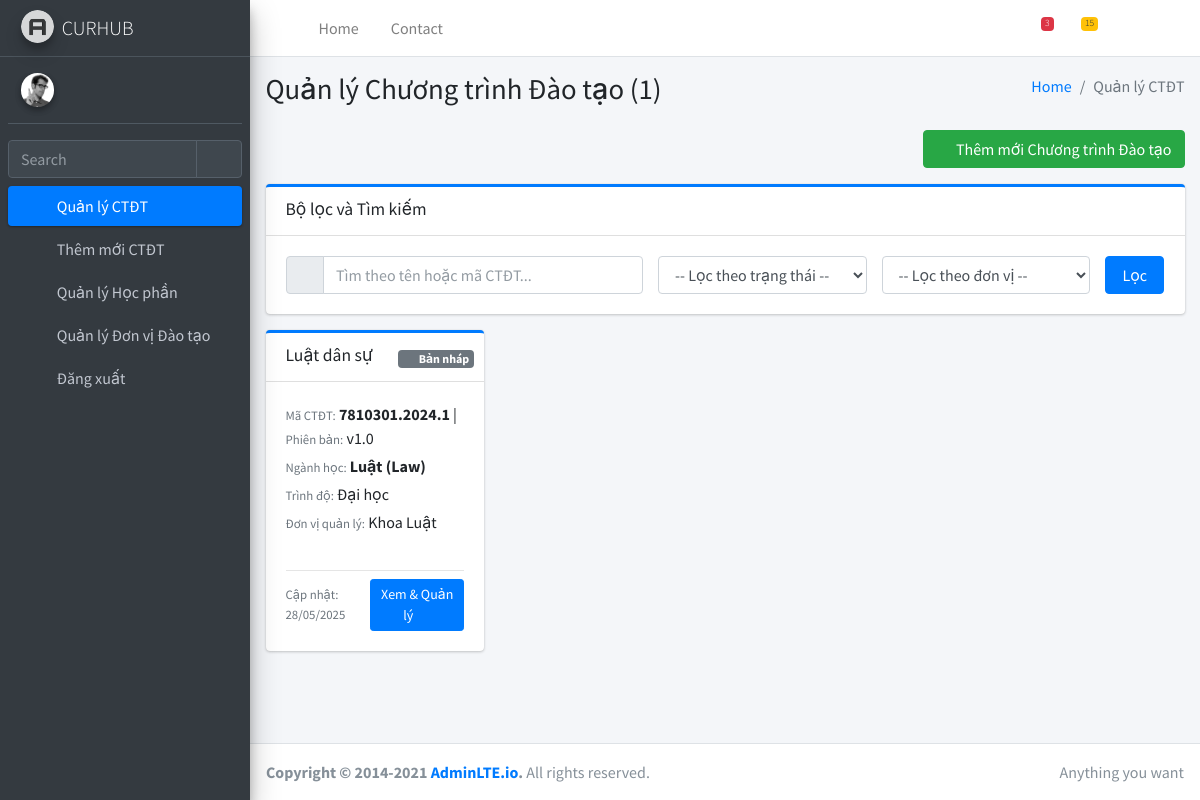
The page /daotao/danh-sach-ctdt/ on the database its author committed.
### daotao/models.py (models this page shows, shortened)
class ChuongTrinhDaoTao(models.Model):
    TRINH_DO_CHOICES = [
        ('DH', 'Đại học'),
        ('CD', 'Cao đẳng'),
        ('THS', 'Thạc sĩ'),
        ('TS', 'Tiến sĩ'),
    ]
    HINH_THUC_CHOICES = [
        ('CQ', 'Chính quy'),
        ('VLVH', 'Vừa làm vừa học'),
        ('TX', 'Từ xa'),
    ]
    VAN_BANG_CHOICES = [ # Thêm lựa chọn cho văn bằng
        ('CN', 'Cử nhân'),
        ('KS', 'Kỹ sư'),
        ('BS', 'Bác sĩ'),
    ]
    ma_nganh_ctdt = models.CharField(max_length=20, unique=True, verbose_name="Mã chương trình/ngành đào tạo") # Mã của CTĐT cụ thể
    ten_nganh_ctdt = models.CharField(max_length=255, verbose_name="Tên chương trình đào tạo (Tiếng Việt)")
    ten_tieng_anh = models.CharField(max_length=255, blank=True, null=True, verbose_name="Tên chương trình đào tạo (Tiếng Anh)")
    nganh_hoc_chung = models.ForeignKey(
        NganhDaoTao,
        on_delete=models.SET_NULL,
        null=True,
        blank=True,
        verbose_name="Thuộc Ngành học (chung)"
    )
    trinh_do_dao_tao = models.CharField(
        max_length=3,
        choices=TRINH_DO_CHOICES,
        default='DH', # Đổi default sang Đại học cho phù hợp với ví dụ mới
        verbose_name="Trình độ đào tạo"
    )
    hinh_thuc_dao_tao = models.CharField(
        max_length=4,
        choices=HINH_THUC_CHOICES,
        default='CQ',
        verbose_name="Hình thức đào tạo"
    )
    so_tin_chi_yeu_cau = models.PositiveIntegerField(null=True, blank=True, verbose_name="Tổng số tín chỉ yêu cầu")
    thoi_gian_dao_tao = models.CharField(max_length=50, blank=True, verbose_name="Thời gian đào tạo (ví dụ: 3.5 năm)")
    doi_tuong_tuyen_sinh = models.TextField(blank=True, null=True, verbose_name="Đối tượng tuyển sinh")
    dieu_kien_tot_nghiep = models.TextField(blank=True, null=True, verbose_name="Điều kiện tốt nghiệp")
    van_bang_tot_nghiep = models.CharField(
        max_length=3,
        choices=VAN_BANG_CHOICES,
        blank=True,
        null=True,
        verbose_name="Văn bằng tốt nghiệp"
    )
    chuong_trinh_tham_khao = models.TextField(blank=True, null=True, verbose_name="Chương trình đào tạo tham khảo")
    don_vi_quan_ly = models.ForeignKey(
        DonViDaoTao,
        on_delete=models.SET_NULL,
        null=True,
        blank=True,
        verbose_name="Đơn vị quản lý"
    )
    mo_ta_chung = models.TextField(blank=True, null=True, verbose_name="Mô tả chung CTĐT")
    so_quyet_dinh_ban_hanh = models.CharField(max_length=50, blank=True, null=True, verbose_name="Số Quyết định ban hành")
    ngay_ban_hanh_qd = models.DateField(blank=True, null=True, verbose_name="Ngày ban hành Quyết định")
    ghi_chu_ctdt = models.TextField(blank=True, null=True, verbose_name="Ghi chú CTĐT")
    ngay_tao = models.DateTimeField(auto_now_add=True, verbose_name="Ngày tạo")
    ngay_cap_nhat = models.DateTimeField(auto_now=True, verbose_name="Ngày cập nhật")
    TRANG_THAI_CHOICES = [
        ('DRAFT', 'Bản nháp'),
        ('PENDING_APPROVAL', 'Chờ duyệt'),
        ('APPROVED', 'Đã phê duyệt'),
        ('REJECTED', 'Bị từ chối'),
        ('ARCHIVED', 'Lưu trữ'),
    ]
    version = models.CharField(max_length=20, default="1.0", verbose_name="Phiên bản")
    trang_thai = models.CharField(
        max_length=20,
        choices=TRANG_THAI_CHOICES,
        default='DRAFT',
        verbose_name="Trạng thái"
    )
    phien_ban_goc = models.ForeignKey(
        'self',
        on_delete=models.SET_NULL,
        null=True,
        blank=True,
        related_name='cac_phien_ban_sau',
        verbose_name="Thuộc phiên bản gốc"
    )
    ly_do_thay_doi = models.TextField(blank=True, null=True, verbose_name="Lý do thay đổi phiên bản")
    hoc_phan_trong_chuong_trinh = models.ManyToManyField(
        HocPhan,
        through='ChiTietHocPhanTrongCTDT',
        through_fields=('chuong_trinh_dao_tao', 'hoc_phan'),
        related_name='co_trong_cac_ctdt',
        verbose_name="Các học phần trong chương trình"
    )
    class Meta:
        verbose_name = "Chương trình Đào tạo"
        verbose_name_plural = "Các Chương trình Đào tạo"
        ordering = ['ten_nganh_ctdt']

class NganhDaoTao(models.Model):
    ma_nganh = models.CharField(max_length=20, unique=True, verbose_name="Mã Ngành (Danh mục)")
    ten_nganh = models.CharField(max_length=255, verbose_name="Tên Ngành (Danh mục)")
    mo_ta = models.TextField(blank=True, null=True, verbose_name="Mô tả")
    ngay_tao = models.DateTimeField(auto_now_add=True, verbose_name="Ngày tạo")
    ngay_cap_nhat = models.DateTimeField(auto_now=True, verbose_name="Ngày cập nhật")
    class Meta:
        verbose_name = "Ngành đào tạo (Danh mục)"
        verbose_name_plural = "Các ngành đào tạo (Danh mục)"

class DonViDaoTao(models.Model):
    ma_don_vi = models.CharField(max_length=20, unique=True, verbose_name="Mã đơn vị")
    ten_don_vi = models.CharField(max_length=255, verbose_name="Tên đơn vị đào tạo")
    don_vi_cha = models.ForeignKey(
        'self', on_delete=models.SET_NULL, null=True, blank=True,
        related_name='don_vi_con', verbose_name="Đơn vị cha"
    )
    mo_ta = models.TextField(blank=True, null=True, verbose_name="Mô tả đơn vị")
    ngay_tao = models.DateTimeField(auto_now_add=True, verbose_name="Ngày tạo")
    ngay_cap_nhat = models.DateTimeField(auto_now=True, verbose_name="Ngày cập nhật")
    class Meta:
        verbose_name = "Đơn vị Đào tạo"
        verbose_name_plural = "Các Đơn vị Đào tạo"
        ordering = ['don_vi_cha__ten_don_vi', 'ten_don_vi']

### daotao/views.py (the view)
# urls.py: path('', RedirectView.as_view(pattern_name='daotao:danh_sach_ctdt', permanent=False)), # Redirect base daotao/ to danh_sach_ctdt/
def danh_sach_ctdt(request):
    chuong_trinh_list = ChuongTrinhDaoTao.objects.all().order_by('-ngay_cap_nhat')
    query_search = request.GET.get('q', '')
    trang_thai_filter = request.GET.get('trang_thai', '')
    don_vi_filter = request.GET.get('don_vi', '')
    if query_search:
        chuong_trinh_list = chuong_trinh_list.filter(
            Q(ten_nganh_ctdt__icontains=query_search) |
            Q(ma_nganh_ctdt__icontains=query_search)
        )
    if trang_thai_filter:
        chuong_trinh_list = chuong_trinh_list.filter(trang_thai=trang_thai_filter)
    if don_vi_filter:
        chuong_trinh_list = chuong_trinh_list.filter(don_vi_quan_ly__id=don_vi_filter)
    paginator = Paginator(chuong_trinh_list, 20)
    page_number = request.GET.get('page')
    page_obj = paginator.get_page(page_number)
    context = {
        'page_obj': page_obj,
        'TRANG_THAI_CHOICES': ChuongTrinhDaoTao.TRANG_THAI_CHOICES,
        'don_vi_list': DonViDaoTao.objects.all(),
        'query_search': query_search,
        'trang_thai_filter': trang_thai_filter,
        'don_vi_filter': don_vi_filter,
    }
    return render(request, 'daotao/danh_sach_ctdt.html', context)

### daotao/templates/daotao/danh_sach_ctdt.html (shortened to what this page needs)
{% extends "base.html" %}
{% block page_title %}Quản lý Chương trình Đào tạo ({{ page_obj.paginator.count }}){% endblock %}
{% block breadcrumb_items %}
    <li class="breadcrumb-item active">Quản lý CTĐT</li>
{% endblock %}
{% block content %}
    <div class="row mb-3">
        <div class="col-12 text-right">
            <a href="{% url 'daotao:them_ctdt' %}" class="btn btn-success">
                <i class="fas fa-plus-circle mr-1"></i> Thêm mới Chương trình Đào tạo
            </a>
        </div>
    </div>
    <div class="card card-primary card-outline">
        <div class="card-header">
            <h3 class="card-title">Bộ lọc và Tìm kiếm</h3>
            <div class="card-tools">
                <button type="button" class="btn btn-tool" data-card-widget="collapse">
                    <i class="fas fa-minus"></i>
                </button>
            </div>
        </div>
        <div class="card-body">
            <form method="get" action="{% url 'daotao:danh_sach_ctdt' %}" class="row g-3 align-items-center">
                <div class="col-lg-5 col-md-12">
                    <div class="input-group">
                        <div class="input-group-prepend">
                            <span class="input-group-text"><i class="fas fa-search"></i></span>
                        </div>
                        <input type="text" name="q" class="form-control" placeholder="Tìm theo tên hoặc mã CTĐT..." value="{{ query_search }}">
                    </div>
                </div>
                <div class="col-lg-3 col-md-6">
                    <select name="trang_thai" class="form-control">
                        <option value="">-- Lọc theo trạng thái --</option>
                    </select>
                </div>
                <div class="col-lg-3 col-md-6">
                    <select name="don_vi" class="form-control">
                        <option value="">-- Lọc theo đơn vị --</option>
                    </select>
                </div>
                <div class="col-lg-1 col-md-12">
                    <button type="submit" class="btn btn-primary w-100">Lọc</button>
                </div>
            </form>
        </div>
    </div>
    <div class="row">
        {% for ctdt in page_obj %}
        <div class="col-md-6 col-lg-4 col-xl-3 mb-4">
            <div class="card h-100 card-primary card-outline">
                <div class="card-header">
                    <h5 class="card-title">{{ ctdt.ten_nganh_ctdt }}</h5>
                    <div class="card-tools">
                        <span class="badge
                            {% if ctdt.trang_thai == 'APPROVED' %} badge-success
                            {% elif ctdt.trang_thai == 'PENDING_APPROVAL' %} badge-warning
                            {% elif ctdt.trang_thai == 'DRAFT' %} badge-secondary
                            {% elif ctdt.trang_thai == 'ARCHIVED' %} badge-light
                            {% else %} badge-danger {% endif %}">
                            <i class="fas
                                {% if ctdt.trang_thai == 'APPROVED' %} fa-check-circle
                                {% elif ctdt.trang_thai == 'PENDING_APPROVAL' %} fa-hourglass-half
                                {% elif ctdt.trang_thai == 'DRAFT' %} fa-pencil-alt
                                {% elif ctdt.trang_thai == 'ARCHIVED' %} fa-archive
                                {% else %} fa-times-circle {% endif %} mr-1"></i>
                            {{ ctdt.get_trang_thai_display }}
                        </span>
                    </div>
                </div>
                <div class="card-body d-flex flex-column">
                    <p class="card-text mb-1">
                        <small class="text-muted">Mã CTĐT:</small> <strong>{{ ctdt.ma_nganh_ctdt }}</strong> | <small class="text-muted">Phiên bản:</small> v{{ ctdt.version }}
                    </p>
                    <p class="card-text mb-1">
                        <small class="text-muted">Ngành học:</small> <strong>{{ ctdt.nganh_hoc_chung.ten_nganh|default:"N/A" }}</strong>
                    </p>
                    <p class="card-text mb-1">
                        <small class="text-muted">Trình độ:</small> {{ ctdt.get_trinh_do_dao_tao_display|default:"N/A" }}
                    </p>
                    <p class="card-text mb-1">
                        <small class="text-muted">Đơn vị quản lý:</small> {{ ctdt.don_vi_quan_ly.ten_don_vi|default:"N/A" }}
                    </p>
                    <div class="mt-auto pt-2">
                        <hr class="my-2">
                        <div class="d-flex justify-content-between align-items-center">
                            <small class="text-muted">Cập nhật: {{ ctdt.ngay_cap_nhat|date:"d/m/Y" }}</small>
                            <a href="{% url 'daotao:chi_tiet_ctdt' ctdt.id %}" class="btn btn-sm btn-primary">Xem & Quản lý <i class="fas fa-arrow-circle-right ml-1"></i></a>
                        </div>
                    </div>
                </div>
            </div>
        </div>
        {% endfor %}
    </div>
{% endblock %}

### rows shown on the page
ChuongTrinhDaoTao: ten_nganh_ctdt "Luật dân sự", trang_thai "Bản nháp", ma_nganh_ctdt "7810301.2024.1", version "1.0", nganh_hoc_chung.ten_nganh "Luật (Law)", trinh_do_dao_tao "Đại học", don_vi_quan_ly.ten_don_vi "Khoa Luật", ngay_cap_nhat "28/05/2025"

### other values the page prints
{{ page_obj.paginator.count }} "1"
